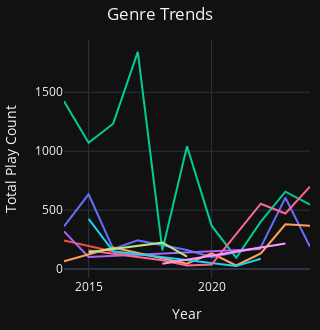

The notebook cell saved with this chart:
### Code cell
# Group by year and genre, summing up play counts
genre_trends = genre_mood.groupby(['year', 'Genre'])['play_count'].sum().reset_index()

# Create a line chart
fig = px.line(genre_trends, 
              x='year', 
              y='play_count', 
              color='Genre', 
              title='Genre Trends', 
              labels={'play_count': 'Total Play Count', 'year': 'Year'})

# Apply dark mode and center the title
fig.update_layout(
    template='plotly_dark',  # Apply dark mode
    title={'x': 0.5},         # Center the title
    width=280,                
    height=330,      
    margin=dict(t=40, b=10, l=10, r=10),  
    showlegend=False        
)

fig.write_html("./static/charts/genre_trend.html")

# Show the plot
fig.show()

### Figure 1 — Plotly figure (JSON) as saved in the notebook; plotly's stock layout.template omitted (floating-point values rounded to 4 significant figures)
{"data": [{"hovertemplate": "Genre=Indie<br>Year=%{x}<br>Total Play Count=%{y}<extra></extra>", "legendgroup": "Indie", "line": {"color": "#636efa", "dash": "solid"}, "marker": {"symbol": "circle"}, "mode": "lines", "name": "Indie", "orientation": "v", "showlegend": true, "type": "scatter", "x": [2014, 2015, 2016, 2017, 2019, 2020, 2022, 2023, 2024], "xaxis": "x", "y": [361, 634, 171, 243, 162, 100, 185, 605, 189], "yaxis": "y"}, {"hovertemplate": "Genre=Jazz<br>Year=%{x}<br>Total Play Count=%{y}<extra></extra>", "legendgroup": "Jazz", "line": {"color": "#EF553B", "dash": "solid"}, "marker": {"symbol": "circle"}, "mode": "lines", "name": "Jazz", "orientation": "v", "showlegend": true, "type": "scatter", "x": [2014, 2017], "xaxis": "x", "y": [242, 102], "yaxis": "y"}, {"hovertemplate": "Genre=Pop<br>Year=%{x}<br>Total Play Count=%{y}<extra></extra>", "legendgroup": "Pop", "line": {"color": "#00cc96", "dash": "solid"}, "marker": {"symbol": "circle"}, "mode": "lines", "name": "Pop", "orientation": "v", "showlegend": true, "type": "scatter", "x": [2014, 2015, 2016, 2017, 2018, 2019, 2020, 2021, 2022, 2023, 2024], "xaxis": "x", "y": [1424, 1071, 1233, 1842, 159, 1042, 368, 96, 402, 656, 546], "yaxis": "y"}, {"hovertemplate": "Genre=Pop Rock<br>Year=%{x}<br>Total Play Count=%{y}<extra></extra>", "legendgroup": "Pop Rock", "line": {"color": "#ab63fa", "dash": "solid"}, "marker": {"symbol": "circle"}, "mode": "lines", "name": "Pop Rock", "orientation": "v", "showlegend": true, "type": "scatter", "x": [2014, 2015, 2022], "xaxis": "x", "y": [320, 103, 171], "yaxis": "y"}, {"hovertemplate": "Genre=R&B<br>Year=%{x}<br>Total Play Count=%{y}<extra></extra>", "legendgroup": "R&B", "line": {"color": "#FFA15A", "dash": "solid"}, "marker": {"symbol": "circle"}, "mode": "lines", "name": "R&B", "orientation": "v", "showlegend": true, "type": "scatter", "x": [2014, 2016, 2019, 2020, 2021, 2022, 2023, 2024], "xaxis": "x", "y": [65, 183, 45, 133, 30, 133, 380, 368], "yaxis": "y"}, {"hovertemplate": "Genre=Disco<br>Year=%{x}<br>Total Play Count=%{y}<extra></extra>", "legendgroup": "Disco", "line": {"color": "#19d3f3", "dash": "solid"}, "marker": {"symbol": "circle"}, "mode": "lines", "name": "Disco", "orientation": "v", "showlegend": true, "type": "scatter", "x": [2015, 2016, 2021, 2022], "xaxis": "x", "y": [426, 151, 25, 88], "yaxis": "y"}, {"hovertemplate": "Genre=Hip-Hop<br>Year=%{x}<br>Total Play Count=%{y}<extra></extra>", "legendgroup": "Hip-Hop", "line": {"color": "#FF6692", "dash": "solid"}, "marker": {"symbol": "circle"}, "mode": "lines", "name": "Hip-Hop", "orientation": "v", "showlegend": true, "type": "scatter", "x": [2015, 2018, 2019, 2020, 2022, 2023, 2024], "xaxis": "x", "y": [158, 75, 31, 38, 554, 471, 699], "yaxis": "y"}, {"hovertemplate": "Genre=Rock<br>Year=%{x}<br>Total Play Count=%{y}<extra></extra>", "legendgroup": "Rock", "line": {"color": "#B6E880", "dash": "solid"}, "marker": {"symbol": "circle"}, "mode": "lines", "name": "Rock", "orientation": "v", "showlegend": true, "type": "scatter", "x": [2015, 2018, 2019], "xaxis": "x", "y": [142, 224, 105], "yaxis": "y"}, {"hovertemplate": "Genre=Country<br>Year=%{x}<br>Total Play Count=%{y}<extra></extra>", "legendgroup": "Country", "line": {"color": "#FF97FF", "dash": "solid"}, "marker": {"symbol": "circle"}, "mode": "lines", "name": "Country", "orientation": "v", "showlegend": true, "type": "scatter", "x": [2018, 2023], "xaxis": "x", "y": [45, 216], "yaxis": "y"}], "layout": {"height": 330, "legend": {"title": {"text": "Genre"}, "tracegroupgap": 0}, "margin": {"b": 10, "l": 10, "r": 10, "t": 40}, "showlegend": false, "title": {"text": "Genre Trends", "x": 0.5}, "width": 280, "xaxis": {"anchor": "y", "domain": [0, 1], "title": {"text": "Year"}}, "yaxis": {"anchor": "x", "domain": [0, 1], "title": {"text": "Total Play Count"}}}}
